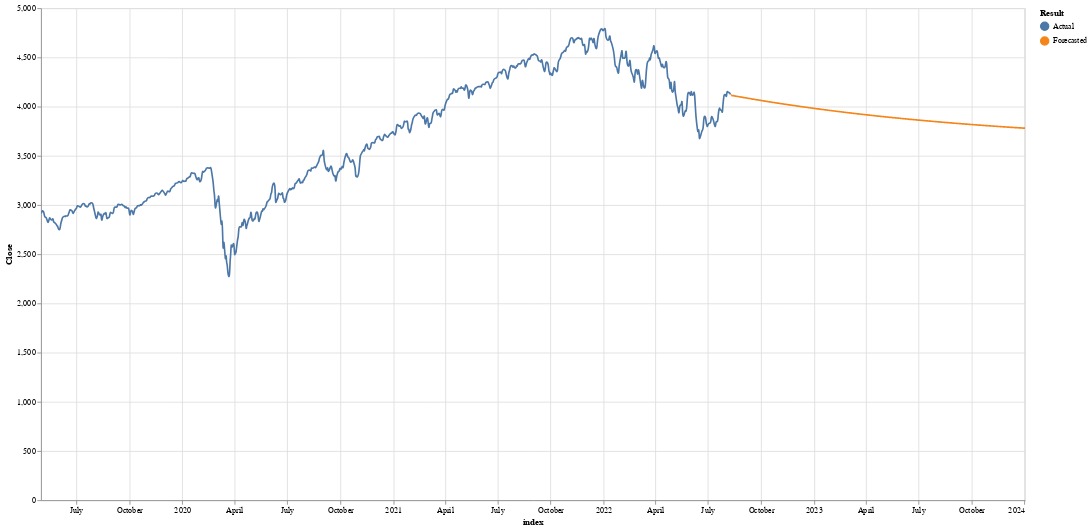

The cell this chart's notebook holds for it:
### Code cell
stock.forecastPlot()

### Figure 1 — Vega-Lite specification as saved in the notebook (floating-point values rounded to 4 significant figures; data arrays with more than 128 entries replaced by an {"elided": "..."} marker saying what was removed)
{"config": {"view": {"continuousWidth": 400, "continuousHeight": 300}}, "layer": [{"data": {"name": "data-ab568b3a4fe099fae46f5ed64746a9c4"}, "mark": {"type": "line", "interpolate": "basis"}, "encoding": {"color": {"field": "Result", "type": "nominal"}, "x": {"field": "index", "type": "temporal"}, "y": {"field": "Close", "type": "quantitative"}}, "selection": {"selector002": {"type": "interval", "bind": "scales", "encodings": ["x", "y"]}}}, {"data": {"name": "data-ab568b3a4fe099fae46f5ed64746a9c4"}, "mark": "point", "encoding": {"opacity": {"value": 0}, "x": {"field": "index", "type": "temporal"}}, "selection": {"selector001": {"type": "single", "nearest": true, "on": "mouseover", "fields": ["index", "Close"], "empty": "none"}}}, {"data": {"name": "data-ab568b3a4fe099fae46f5ed64746a9c4"}, "mark": "point", "encoding": {"color": {"field": "Result", "type": "nominal"}, "opacity": {"condition": {"value": 1, "selection": "selector001"}, "value": 0}, "x": {"field": "index", "type": "temporal"}, "y": {"field": "Close", "type": "quantitative"}}}, {"data": {"name": "data-ab568b3a4fe099fae46f5ed64746a9c4"}, "mark": {"type": "text", "align": "left", "dx": 5, "dy": -40, "size": 20}, "encoding": {"color": {"field": "Result", "type": "nominal"}, "text": {"condition": {"field": "index", "type": "temporal", "selection": "selector001"}, "value": ""}, "x": {"field": "index", "type": "temporal"}, "y": {"field": "Close", "type": "quantitative"}}}, {"data": {"name": "data-ab568b3a4fe099fae46f5ed64746a9c4"}, "mark": {"type": "text", "align": "left", "dx": 20, "dy": -15, "size": 20}, "encoding": {"color": {"field": "Result", "type": "nominal"}, "text": {"condition": {"field": "Close", "type": "quantitative", "selection": "selector001"}, "value": " "}, "x": {"field": "index", "type": "temporal"}, "y": {"field": "Close", "type": "quantitative"}}}], "height": 600, "width": 1200, "$schema": "https://vega.github.io/schema/vega-lite/v4.17.0.json", "datasets": {"data-ab568b3a4fe099fae46f5ed64746a9c4": {"elided": "1191 records"}}}
